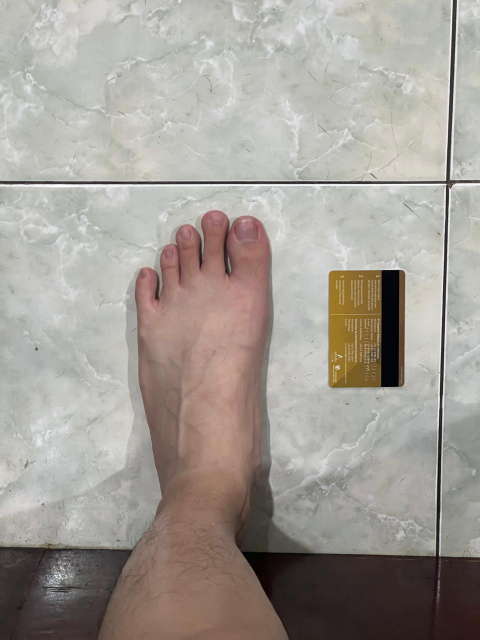
#> input picture imgs/bryan1.jpg, 960 x 1280 px (shown at 1/2 size)
$ python -i card_detector.py   (imports and definitions only)
#> lines starting #> are read from the running program, lines starting #| are printed output that depends on the picture; after the words box and inside, x2 and y2 are one past the last pixel; in counts of white or black regions, pixels touching at a corner belong together
### core/geometry_utils.py
import cv2
import numpy as np

def order_points(pts):
    rect = np.zeros((4, 2), dtype="float32")
    s = pts.sum(axis=1)
    rect[0] = pts[np.argmin(s)]
    rect[2] = pts[np.argmax(s)]

    diff = np.diff(pts, axis=1)
    rect[1] = pts[np.argmin(diff)]
    rect[3] = pts[np.argmax(diff)]
    return rect
    pass

def get_homography_and_ppm(image, pts):
    rect = order_points(pts)
    (tl, tr, br, bl) = rect

    widthA = np.sqrt(((br[0] - bl[0]) ** 2) + ((br[1] - bl[1]) ** 2))
    widthB = np.sqrt(((tr[0] - tl[0]) ** 2) + ((tr[1] - tl[1]) ** 2))
    maxWidth = max(int(widthA), int(widthB))

    heightA = np.sqrt(((tr[0] - br[0]) ** 2) + ((tr[1] - br[1]) ** 2))
    heightB = np.sqrt(((tl[0] - bl[0]) ** 2) + ((tl[1] - bl[1]) ** 2))
    maxHeight = max(int(heightA), int(heightB))

    if maxWidth > maxHeight:
        true_width = maxWidth
        true_height = int(maxWidth * (53.98 / 85.60))
        ppm = true_width / 85.60
    else:
        true_height = maxHeight
        true_width = int(maxHeight * (53.98 / 85.60))
        ppm = true_height / 85.60

    dx = tr[0] - tl[0]
    dy = tr[1] - tl[1]
    angle = np.arctan2(dy, dx)

    cos_a = np.cos(angle)
    sin_a = np.sin(angle)

    dst_tl = tl

    dst_tr = [tl[0] + true_width * cos_a, tl[1] + true_width * sin_a]

    dst_bl = [tl[0] - true_height * sin_a, tl[1] + true_height * cos_a]

    dst_br = [dst_tr[0] - true_height * sin_a, dst_tr[1] + true_height * cos_a]

    dst = np.array([dst_tl, dst_tr, dst_br, dst_bl], dtype="float32")

    M = cv2.getPerspectiveTransform(rect, dst)
    return M, ppm, int(true_width), int(true_height)
    pass

### core/card_detector.py
import cv2
import numpy as np
from core.geometry_utils import get_homography_and_ppm

# Filter constants (di-loosen agar lebih toleran terhadap foto HP real)
AREA_MIN_RATIO = 0.005   # 0.5% dari total area
AREA_MAX_RATIO = 0.30    # 30% dari total area
EXTENT_MIN = 0.65        # kontur fill minimum dalam bounding box
ASPECT_MIN = 1.25        # ID-1 ratio = 1.586
ASPECT_MAX = 1.85


def _try_match_card_contour(contours, total_image_area, tag=""):
    """Iterasi kontur, log alasan rejection, return kontur kartu pertama yang lolos."""
    print(f"[card_detector:{tag}] found {len(contours)} contours, checking top 10", flush=True)
    contours = sorted(contours, key=cv2.contourArea, reverse=True)[:10]

    for idx, c in enumerate(contours):
        contour_area = cv2.contourArea(c)
        area_ratio = contour_area / total_image_area

        if area_ratio < AREA_MIN_RATIO or area_ratio > AREA_MAX_RATIO:
            print(f"[card_detector:{tag}]  #{idx} reject: area {area_ratio:.4f} outside [{AREA_MIN_RATIO}, {AREA_MAX_RATIO}]", flush=True)
            continue

        rect = cv2.minAreaRect(c)
        (x, y), (w, h), angle = rect
        if w == 0 or h == 0:
            print(f"[card_detector:{tag}]  #{idx} reject: zero w/h", flush=True)
            continue

        box_area = w * h
        extent = contour_area / box_area
        aspect_ratio = max(w, h) / min(w, h)

        if extent < EXTENT_MIN:
            print(f"[card_detector:{tag}]  #{idx} reject: extent {extent:.3f} < {EXTENT_MIN}", flush=True)
            continue

        if not (ASPECT_MIN < aspect_ratio < ASPECT_MAX):
            print(f"[card_detector:{tag}]  #{idx} reject: aspect {aspect_ratio:.3f} outside [{ASPECT_MIN}, {ASPECT_MAX}]", flush=True)
            continue

        # Kartu match
        s = c.sum(axis=2)
        diff = np.diff(c, axis=2)

        tl = c[np.argmin(s)][0]
        br = c[np.argmax(s)][0]
        tr = c[np.argmin(diff)][0]
        bl = c[np.argmax(diff)][0]

        padding = 2
        tl = [tl[0] - padding, tl[1] - padding]
        br = [br[0] + padding, br[1] + padding]
        tr = [tr[0] + padding, tr[1] - padding]
        bl = [bl[0] - padding, bl[1] + padding]

        print(f"[card_detector:{tag}]  #{idx} MATCH: area={area_ratio:.4f}, extent={extent:.3f}, aspect={aspect_ratio:.3f}", flush=True)
        return np.array([tl, tr, br, bl], dtype="int32")

    print(f"[card_detector:{tag}] no contour passed all filters", flush=True)
    return None


def process_reference_object_robust(image_path):
#> called with image_path = '../imgs/bryan1.jpg'
    image = cv2.imread(image_path)
#> image is the input picture: shape (1280, 960, 3); mean B, G, R 150.5, 157.1, 163.3
    if image is None:
        print(f"[card_detector:robust] cv2.imread FAILED for {image_path}", flush=True)
        return None, None

    original_h, original_w = image.shape[:2]
    print(f"[card_detector:robust] image loaded: {image.shape}", flush=True)
#| [card_detector:robust] image loaded: (1280, 960, 3)

    gray = cv2.cvtColor(image, cv2.COLOR_BGR2GRAY)
    clahe = cv2.createCLAHE(clipLimit=2.0, tileGridSize=(8, 8))
    gray_clahe = clahe.apply(gray)
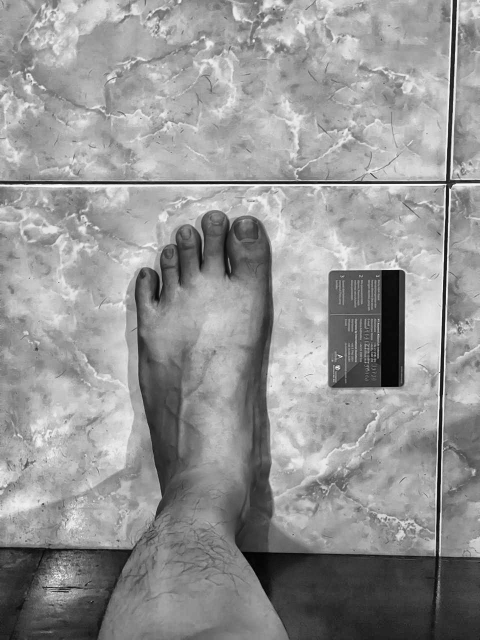
#> gray_clahe: shape (1280, 960) (shown at 1/2 size); min 1, max 255, mean 148.1
    blurred = cv2.bilateralFilter(gray_clahe, 11, 17, 17)
    edged = cv2.Canny(blurred, 30, 200)
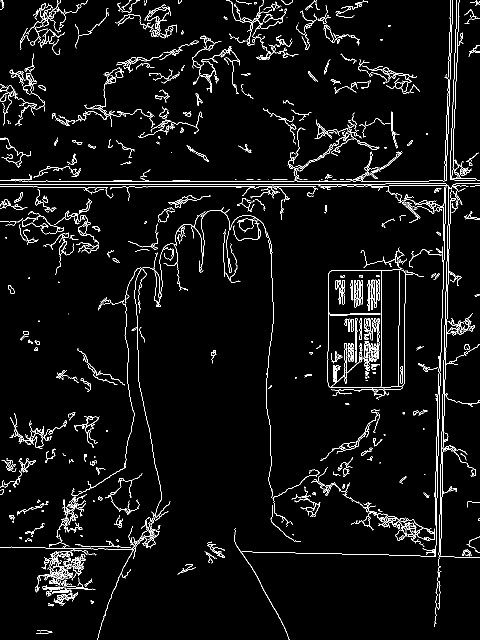
#> edged: shape (1280, 960) (shown at 1/2 size); 4.3% white in thin lines or dots

    # Adaptive kernel: scale dengan resolusi
    kernel_size = max(15, int(min(original_w, original_h) / 100))
    kernel = cv2.getStructuringElement(cv2.MORPH_RECT, (kernel_size, kernel_size))
    closed = cv2.morphologyEx(edged, cv2.MORPH_CLOSE, kernel)
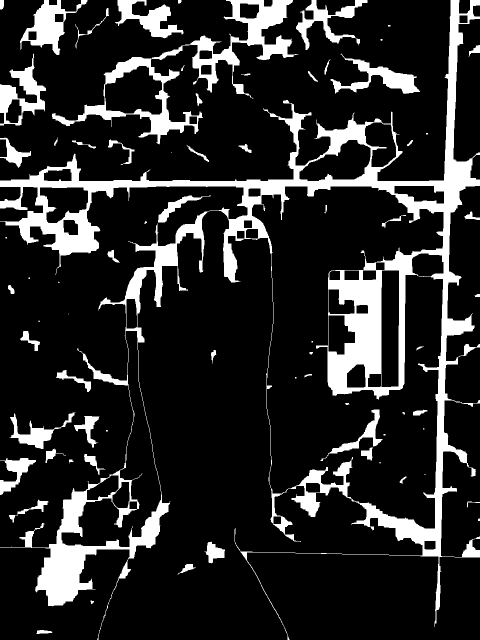
#> closed: shape (1280, 960) (shown at 1/2 size); 16.1% white; 72 white regions (19 under 20 px)

    contours, _ = cv2.findContours(closed.copy(), cv2.RETR_EXTERNAL, cv2.CHAIN_APPROX_SIMPLE)
#> contours = 55 contours, 13 with area under 20; largest, box (x1, y1, x2, y2) and area: (0, 0, 960, 1280) 360651, (104, 0, 597, 289) 30032, (0, 107, 92, 251) 5606, (40, 0, 175, 110) 5474, (661, 107, 840, 188) 4046
    total_image_area = original_w * original_h
    card_contour = _try_match_card_contour(contours, total_image_area, tag="robust")
#| [card_detector:robust] found 55 contours, checking top 10
#> in _try_match_card_contour, `contours = sorted(contours, key=cv2.contourArea, reverse=True)[:10]`: contours = 10 contours; largest, box (x1, y1, x2, y2) and area: (0, 0, 960, 1280) 360651, (104, 0, 597, 289) 30032, (0, 107, 92, 251) 5606, (40, 0, 175, 110) 5474, (661, 107, 840, 188) 4046
#> the loop in _try_match_card_contour, `for idx, c in enumerate(contours):` made 10 passes
#> (contour_area, area_ratio) on passes 3 to 10: (5606, 0.00456), (5474, 0.00445), (4046.5, 0.00329), (3917.5, 0.00319), (3505, 0.00285), (2325.5, 0.00189), (1870.5, 0.00152), (1125.5, 0.000916)
#> (printed output is left out)

    if card_contour is not None:
        cv2.drawContours(image, [card_contour], -1, (0, 255, 0), 3)
        M, ppm, _, _ = get_homography_and_ppm(image, card_contour.reshape(4, 2))
        warped_full_image = cv2.warpPerspective(image, M, (original_w, original_h))
        return warped_full_image, ppm

    return None, None


def process_reference_object_hardcore(image_path):
#> called with image_path = '../imgs/bryan1.jpg'
    original_image = cv2.imread(image_path)
    if original_image is None:
        print(f"[card_detector:hardcore] cv2.imread FAILED for {image_path}", flush=True)
        return None, None

    orig_h, orig_w = original_image.shape[:2]
    print(f"[card_detector:hardcore] image loaded: {original_image.shape}", flush=True)
#| [card_detector:hardcore] image loaded: (1280, 960, 3)

    # DOWNSCALING
    process_width = 800
    ratio = orig_w / process_width
    process_height = int(orig_h / ratio)

    resized_img = cv2.resize(original_image, (process_width, process_height))
    shifted = cv2.pyrMeanShiftFiltering(resized_img, sp=21, sr=51)
    gray = cv2.cvtColor(shifted, cv2.COLOR_BGR2GRAY)
#> gray: shape (1066, 800)
    _, thresh = cv2.threshold(gray, 0, 255, cv2.THRESH_BINARY + cv2.THRESH_OTSU)
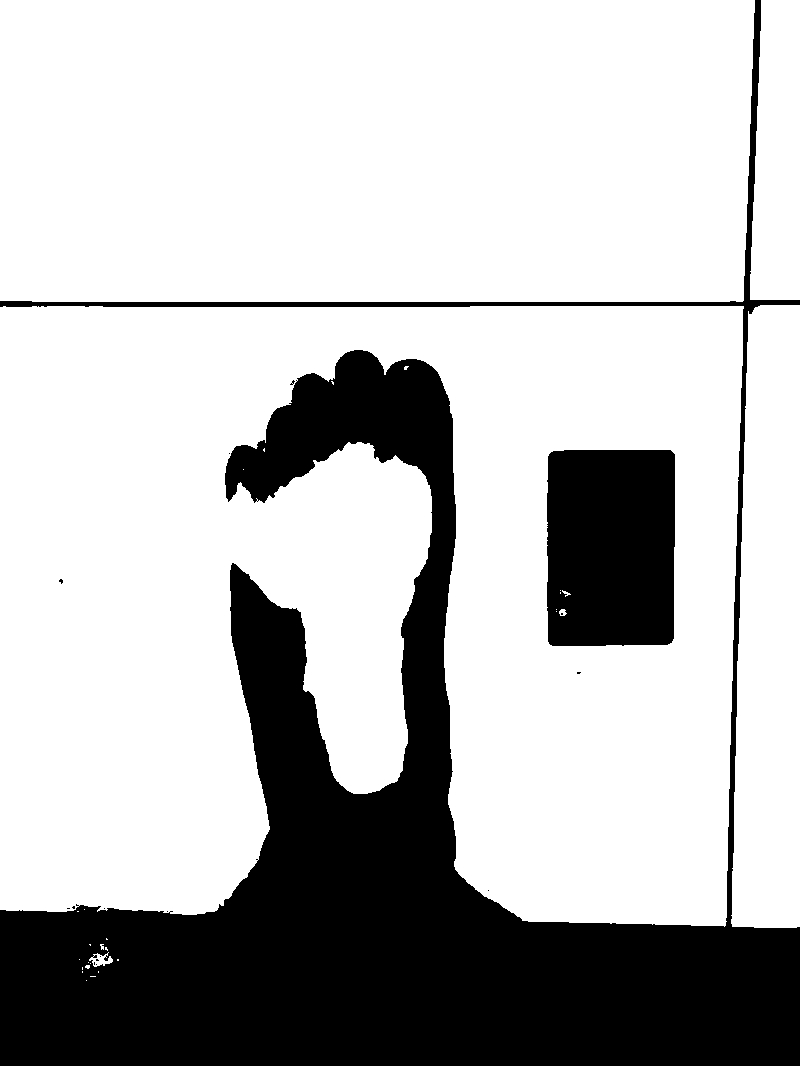
#> thresh: shape (1066, 800); 73.8% white; 16 black regions (14 under 20 px), largest, box (x1, y1, x2, y2) and area: (0, 0, 800, 1066) 198639, (547, 450, 675, 646) 24676
    edged = cv2.Canny(thresh, 50, 150)
#> edged: shape (1066, 800); 0.85% white in thin lines or dots

    kernel = cv2.getStructuringElement(cv2.MORPH_RECT, (7, 7))
    closed = cv2.morphologyEx(edged, cv2.MORPH_CLOSE, kernel)
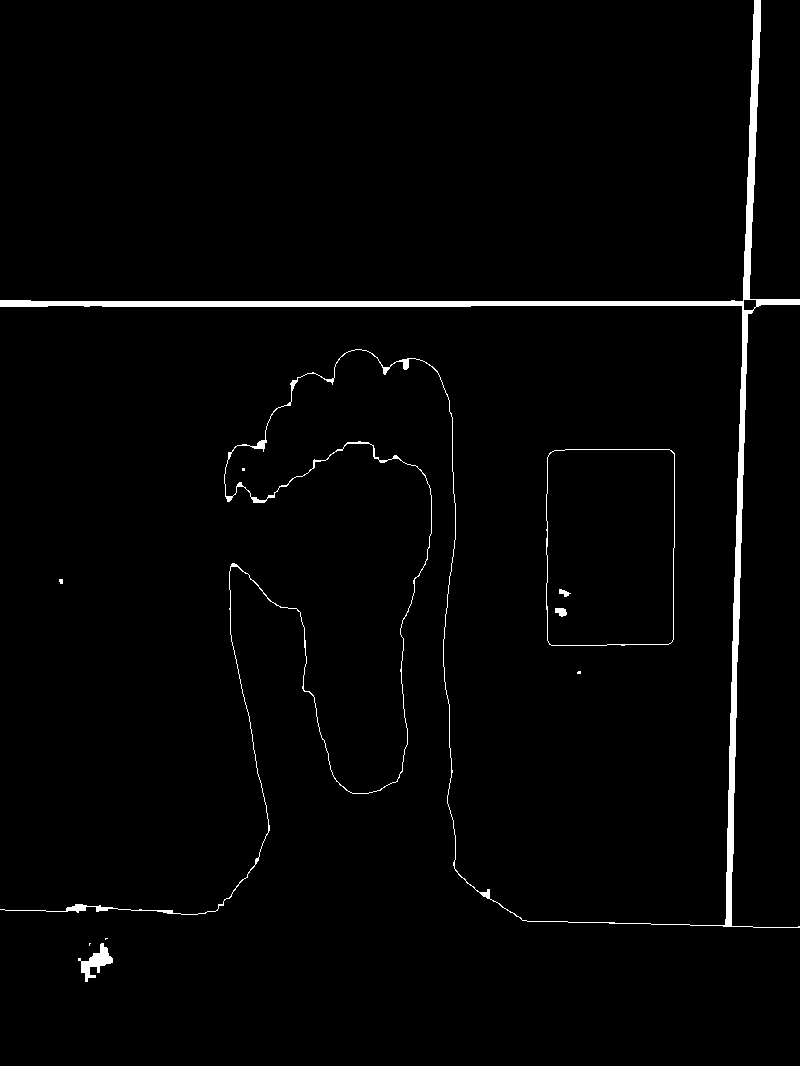
#> closed: shape (1066, 800); 1.8% white; 10 white regions (5 under 20 px)

    contours, _ = cv2.findContours(closed.copy(), cv2.RETR_EXTERNAL, cv2.CHAIN_APPROX_SIMPLE)
#> contours = 8 contours, 5 with area under 20; largest, box (x1, y1, x2, y2) and area: (546, 449, 675, 646) 24742, (0, 0, 800, 928) 9588, (78, 943, 113, 982) 444
    total_image_area = process_width * process_height
    card_contour_small = _try_match_card_contour(contours, total_image_area, tag="hardcore")
#| [card_detector:hardcore] found 8 contours, checking top 10
#> the loop in _try_match_card_contour, `for idx, c in enumerate(contours):` made 1 pass
#> (contour_area, area_ratio, x, y, w, h, angle, box_area) on pass 1: (24741.5, 0.029, 610, 547, 196, 128, -90, 25088)
#> (printed output is left out)
#> card_contour_small = [[548, 450], [676, 451], [672, 645], [547, 646]]

    if card_contour_small is not None:
        card_contour_original = card_contour_small.astype(np.float32) * ratio
#> card_contour_original = [[657.6, 540], [811.2, 541.2], [806.4, 774], [656.4, 775.2]]
        card_contour_original = np.int32(card_contour_original)
#> card_contour_original = [[657, 540], [811, 541], [806, 774], [656, 775]]

        cv2.drawContours(original_image, [card_contour_original], -1, (0, 255, 0), 5)
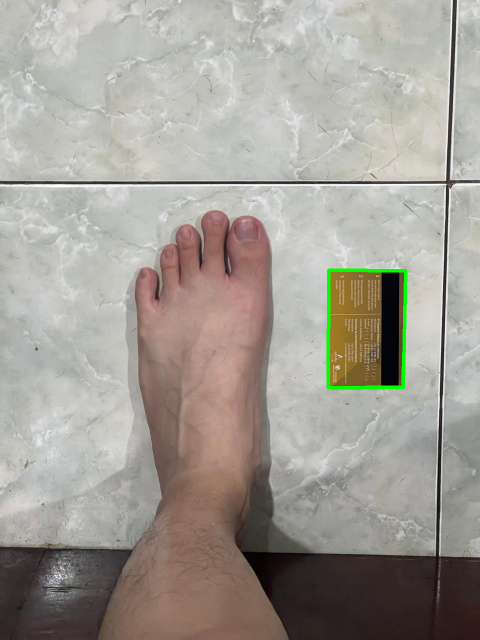
#> original_image: shape (1280, 960, 3) (shown at 1/2 size); 0.44% of pixels changed, all inside (x1, y1, x2, y2) = (653, 537, 815, 779)
        M, ppm, _, _ = get_homography_and_ppm(original_image, card_contour_original.reshape(4, 2))
#> in order_points, `s = pts.sum(axis=1)`: s = [1197, 1352, 1580, 1431]
#> in order_points, `diff = np.diff(pts, axis=1)`: diff = [-117, -270, -32, 119]
#> in get_homography_and_ppm, `rect = order_points(pts)`: rect = [[657, 540], [811, 541], [806, 774], [656, 775]]
#> in get_homography_and_ppm, `(tl, tr, br, bl) = rect`: tl = [657, 540]; tr = [811, 541]; br = [806, 774]; bl = [656, 775]
#> in get_homography_and_ppm, `widthA = np.sqrt(((br[0] - bl[0]) ** 2) + ((br[1] - bl[1]) ** 2))`: widthA = 150
#> in get_homography_and_ppm, `widthB = np.sqrt(((tr[0] - tl[0]) ** 2) + ((tr[1] - tl[1]) ** 2))`: widthB = 154
#> in get_homography_and_ppm, `heightA = np.sqrt(((tr[0] - br[0]) ** 2) + ((tr[1] - br[1]) ** 2))`: heightA = 233.1
#> in get_homography_and_ppm, `heightB = np.sqrt(((tl[0] - bl[0]) ** 2) + ((tl[1] - bl[1]) ** 2))`: heightB = 235
#> in get_homography_and_ppm, `true_width = int(maxHeight * (53.98 / 85.60))`: true_width = 148
#> in get_homography_and_ppm, `ppm = true_height / 85.60`: ppm = 2.75
#> in get_homography_and_ppm, `dx = tr[0] - tl[0]`: dx = 154
#> in get_homography_and_ppm, `dy = tr[1] - tl[1]`: dy = 1
#> in get_homography_and_ppm, `angle = np.arctan2(dy, dx)`: angle = 0.00649
#> in get_homography_and_ppm, `cos_a = np.cos(angle)`: cos_a = 1
#> in get_homography_and_ppm, `sin_a = np.sin(angle)`: sin_a = 0.00649
#> in get_homography_and_ppm, `dst_tl = tl`: dst_tl = [657, 540]
#> in get_homography_and_ppm, `dst_tr = [tl[0] + true_width * cos_a, tl[1] + true_width * sin_a]`: dst_tr = [805, 541]
#> in get_homography_and_ppm, `dst_bl = [tl[0] - true_height * sin_a, tl[1] + true_height * cos_a]`: dst_bl = [655.5, 775]
#> in get_homography_and_ppm, `dst_br = [dst_tr[0] - true_height * sin_a, dst_tr[1] + true_height * c..`: dst_br = [803.5, 776]
#> in get_homography_and_ppm, `dst = np.array([dst_tl, dst_tr, dst_br, dst_bl], dtype="float32")`: dst = [[657, 540], [805, 541], [803.5, 776], [655.5, 775]]
#> in get_homography_and_ppm, `M = cv2.getPerspectiveTransform(rect, dst)`: M = [[0.836, -0.0691, 87.39], [-0.0273, 0.833, 60.66], [-5.04e-05, -0.000102, 1]]
#> ppm = 2.75
        warped_full_image = cv2.warpPerspective(original_image, M, (orig_w, orig_h))
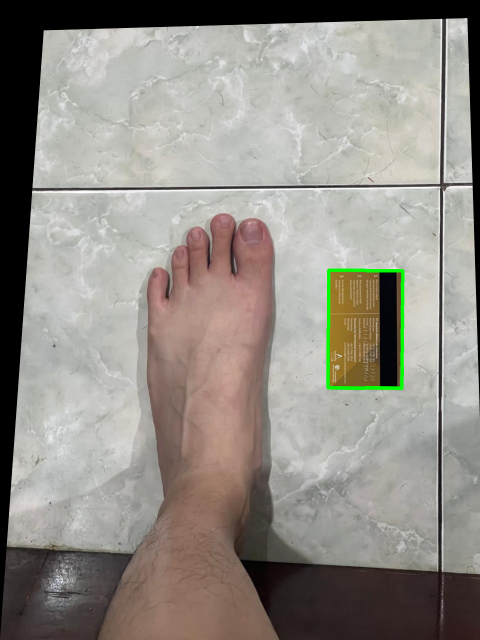
#> warped_full_image: shape (1280, 960, 3) (shown at 1/2 size); mean B, G, R 135.1, 142.2, 146.8
        return warped_full_image, ppm

    return None, None


def detect_and_warp_card(image_path):
    warped_img, ppm = process_reference_object_robust(image_path)
    if warped_img is not None:
        return warped_img, ppm

    warped_img, ppm = process_reference_object_hardcore(image_path)
#> ppm = 2.75
    if warped_img is not None:
        return warped_img, ppm

    return None, None

>>> result = detect_and_warp_card('../imgs/bryan1.jpg')
